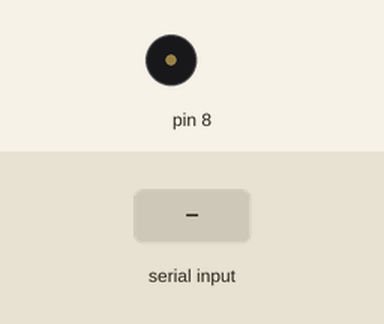
This sketch was run on a simulated Arduino Uno, built with avr-gcc and run on an emulated ATmega328P. Shown: buzzer (waves = sounding). The inputs (shaded band) are chosen by the test bench.

Above: at 1.2 s.
1.3 s: "1" received over Serial
At 2.1 s:
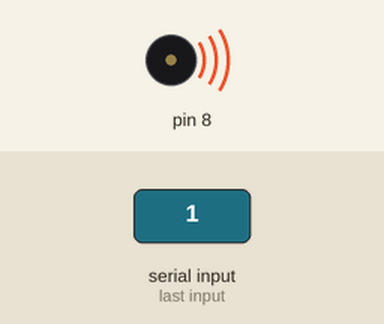
Timing chart, 0 to 4.3 s (numbered marks = the images above; inputs shaded):
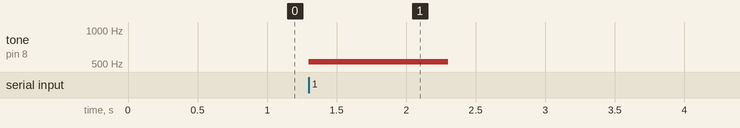

Measured:
- after the input at 1.3 s, tone on pin 8: silent → 523 Hz at once, → silent 1.0 s later

The sketch:

k02_5_arduino_tone_do_re_mi_Serial_begin_available_read_if_t.ino
```cpp
//week02_5_arduino_tone_do_re_mi_Serial_begin_available_read_if_tone
//我想把Arduino跟Processing 結合
//在Processing 按下key 1 2 3 對應Arduino 的 Do Re Mi 使用USB Serial
void setup() {
  Serial.begin(9600);//USB Serial開始傳輸,速度 9600 bps
}

void loop() {
  if(Serial.available()){//如果USB Serial 有收到資料
    char c = Serial.read();//就讀進來
    if(c=='1') tone(8, 523, 1000);//Do 1秒
    if(c=='2') tone(8, 587, 1000);//Re 1秒
    if(c=='3') tone(8, 659, 1000);//Mi 1秒
  }
}
```
